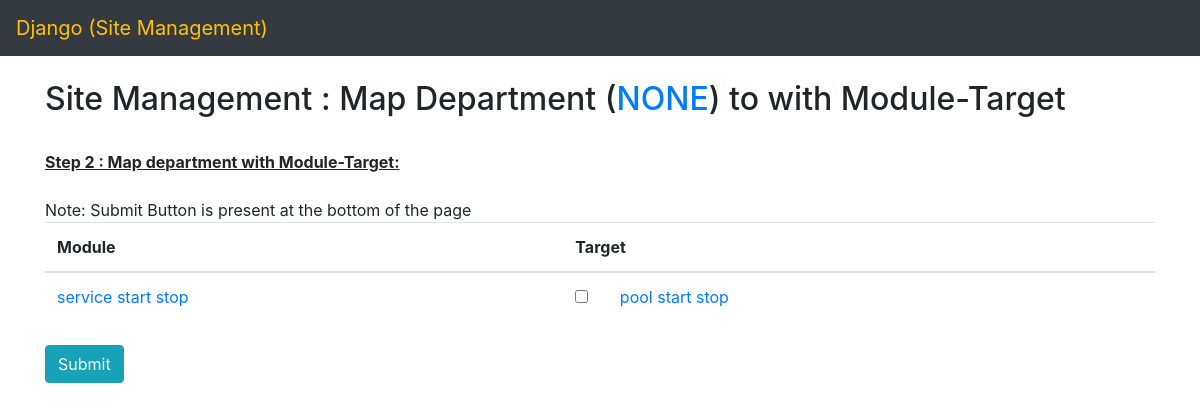
The page /site_management/department/module_target_mapping/service-start-stop/ on the database as committed earlier.
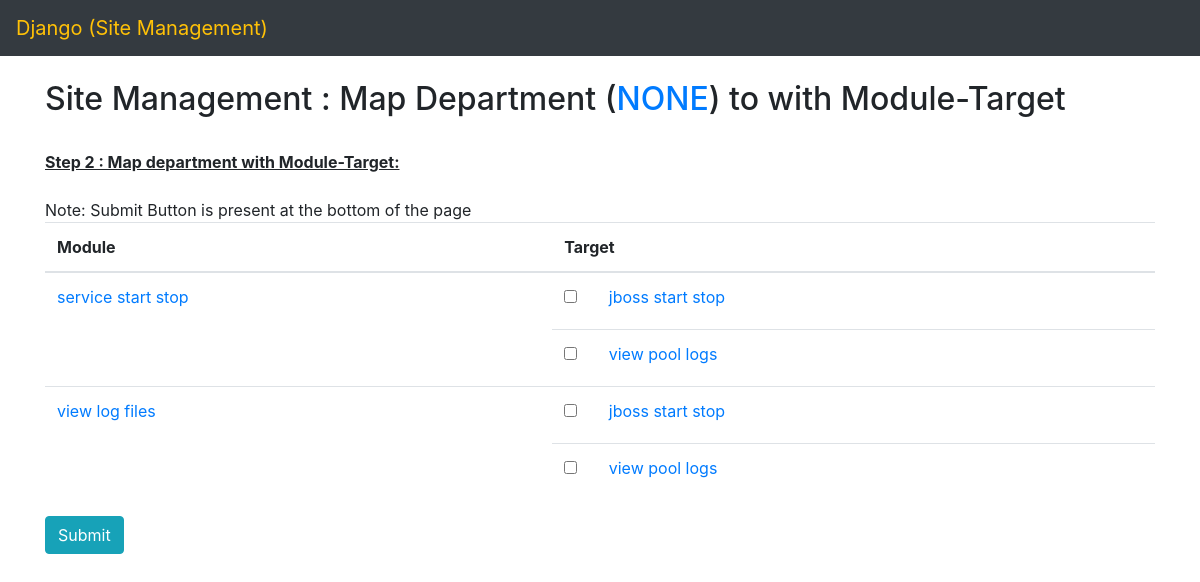
The same page on the database as committed later.
### site_management/models.py (models this page shows, shortened)
class ModuleModel(models.Model):
    module = models.CharField(max_length=120)
    slug = models.SlugField()
    status = models.BooleanField(default=True)

class ModuleTargetModel(models.Model):
    module = models.ForeignKey(ModuleModel, on_delete=models.CASCADE)
    target = models.ForeignKey(TargetModel, on_delete=models.CASCADE)
    slug = models.SlugField(unique=True)
    status = models.BooleanField(default=True)

class TargetModel(models.Model):
    target = models.CharField(max_length=120)
    slug = models.SlugField()
    status = models.BooleanField(default=True)

### site_management/views.py (the view)
# urls.py: path('department/module_target_mapping/<str:slug>/', department_mapping_with_module_target, name='site_management__department__map'),
def department_mapping_with_module_target(request, slug):
    template_name = 'site_management/department/department_module_target_mapping.html'
    context = {}
    if request.method == 'POST':
        module_target_list = request.POST.getlist("department_module_target")
        department_module_target_saving(department_slug=slug,
                                        update_module_target_slug_list=module_target_list)
    context['department'] = DepartmentModel.objects.filter(slug=slug).first()
    context['module_target_with_department_status'] = department_module_target_mapping_query(slug)
    return render(request, template_name, context)

### site_management/templates/site_management/department/department_module_target_mapping.html (shortened to what this page needs)
{% extends "site_management/base.html" %}
{% block content %}
<div class="container">
    <h2>Site Management : Map Department (<a href="../../{{department.slug}}/" target="_blank">{{department|upper}}</a>) to with Module-Target</a></h2>
    </br><b><u>Step 2 : Map department with Module-Target:</u></b>
</div></br>
<form method="POST" action=".">
    {% include "./form_de_mo_tar_mapping.html" %}
</form>
{% endblock %}

### site_management/templates/site_management/department/form_de_mo_tar_mapping.html
    <div class="container">
        Note: Submit Button is present at the bottom of the page</br>
        <table class="table">
        <thead>
        <tr>
            <th>Module</th>
            <th>Target</th>
        </tr>
        </thead>
        <tbody>
        {% for module_obj,rowspan,module_target_obj in module_target_with_department_status %}
            {% if module_target_obj %}
                {% for mod_tar_obj, status in module_target_obj %}
                    <tr>
                        {% if forloop.first %}
                            <td rowspan="{{rowspan}}">
                                <a href="../../../module/{{module_obj.slug}}/" target="_blank">{{module_obj.module}}</a>
                            </td>
                        {% endif %}
                        <td>
                            <input type="checkbox" name="department_module_target" value="{{mod_tar_obj.slug}}"
                                   {% if status == True %}checked{% endif %}>
                                    <label>&nbsp; &nbsp; &nbsp;
                                    <a href="../../../target/{{mod_tar_obj.target.slug}}/" target="_blank">
                                        {{mod_tar_obj.target.target}}
                                    </a>
                        </td>
                    </tr>
                {% endfor %}
            {% endif %}
        {% endfor %}
        </tbody>
        </table>
        <button class="btn btn-info" type="submit" name="submit" value="submit">Submit</button>
    </div>

Rows that differ between the two databases and show on the page:
changed ModuleModel "service start stop": loses ModuleTargetModel ({{ module_obj.module }} "service start stop", target.target "pool start stop")
added ModuleTargetModel: {{ module_obj.module }} "service start stop", target.target "jboss start stop", shown under ModuleModel "service start stop"
added ModuleTargetModel: target.target "view pool logs", shown under ModuleModel "service start stop"
now on this page (row unchanged): ModuleModel: module "view log files"
added ModuleTargetModel: target.target "jboss start stop"
added ModuleTargetModel: target.target "view pool logs"
